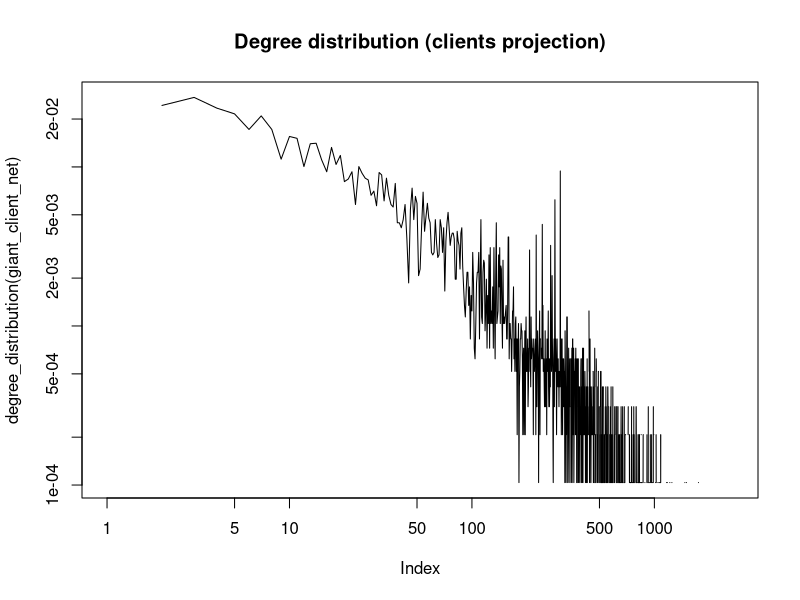
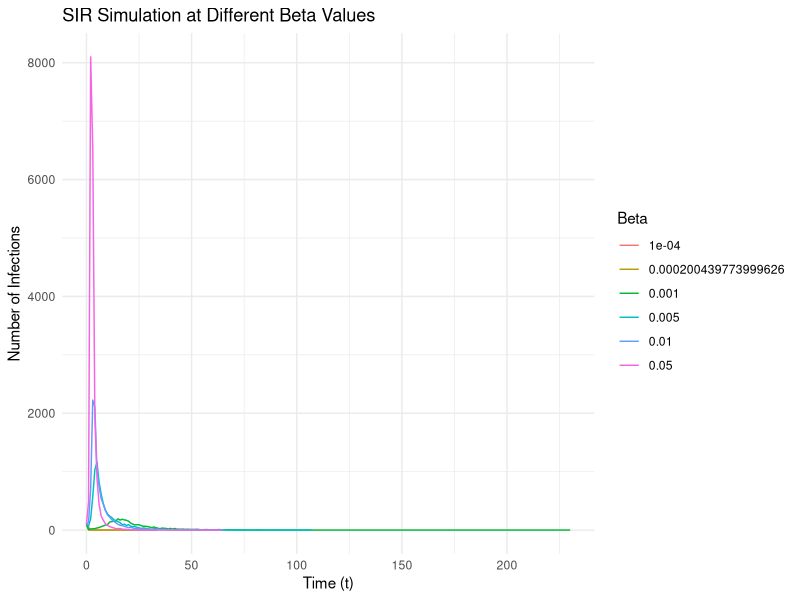

Recreate these plots in R, in order. (Note: a time limit stopped this script after it produced the figures.)
## ---- chunk 1
library(readr)              # read csv 
library(igraph)             # create graph
library(dplyr)
library(ggplot2)
library(purrr)
## ---- chunk 2
edges <- read_csv("network_escorts/edges.csv")
head(edges, 4)

nodes <- read_csv("network_escorts/nodes.csv")
head(nodes, 4)

# Buiding graph from data
g <- graph_from_data_frame(d = edges, vertices = nodes, directed = TRUE)
## ---- chunk 3
colnames(nodes)
## ---- chunk 4
V(g)$type <- V(g)$male == 0

is_bipartite(g)  
table(V(g)$type)
## ---- chunk 5

proj <- bipartite_projection(g)
client_net <- proj$proj2  # proj2 = FALSE = clients


components <- components(client_net)
giant_client_net <- induced_subgraph(client_net, which(components$membership == which.max(components$csize)))

summary(giant_client_net)
plot(degree_distribution(giant_client_net), log = "xy", type = "l",
     main = "Degree distribution (clients projection)")
## ---- chunk 6
mu <- 0.1
k <- degree(giant_client_net)          # our network
k_avg <- mean(k)
k_sq_avg <- mean(k^2)
beta_c <- mu * k_avg / (k_sq_avg - k_avg)
beta_c

## ---- chunk 7
sim_sir <- function(g, beta, mu, seeds){
  state <- rep(0, vcount(g))  # 0 = S
  state[seeds] <- 1           # 1 = I
  t <- 0
  table <- data.frame(t=0, inf=seeds)
  while(sum(state == 1) > 0){
    t <- t + 1
    infected <- which(state == 1)
    state[infected] <- ifelse(runif(length(infected)) < mu, 2, 1)  # Recovery step
    infected <- which(state == 1)
    susceptible <- which(state == 0)
    contacts <- as.numeric(unlist(adjacent_vertices(g, infected)))
    contacts <- contacts[contacts %in% susceptible]
    new_infected <- contacts[runif(length(contacts)) < beta]
    if(length(new_infected) > 0){
      state[new_infected] <- 1
      table <- rbind(table, data.frame(t, inf=new_infected))
    }
  }
  table
}

## ---- chunk 8

generate_seeds <- function(g) {
  sample(1:vcount(g), vcount(g) * 0.01)
}

# different beta-values 
beta_vals <- c(0.0001, beta_c, 0.001, 0.005, 0.01, 0.05)

# simulation for each beat value
results <- map_dfr(beta_vals, function(beta){
  seeds <- generate_seeds(giant_client_net)
  sim <- sim_sir(giant_client_net, beta, mu, seeds)
  sim_summary <- sim %>% group_by(t) %>% summarize(ninf = n())
  sim_summary$beta <- beta
  sim_summary
})

## ---- chunk 9
ggplot(results, aes(x=t, y=ninf, color=factor(beta))) +
  geom_line() +
  labs(title = "SIR Simulation at Different Beta Values",
       x = "Time (t)", y = "Number of Infections",
       color = "Beta") +
  theme_minimal()

## ---- chunk 10
 # Parameters
mu <- 0.1
beta_high <- 0.01  # well above beta_c

# 1% random seeds
random_seeds <- sample(1:vcount(giant_client_net), vcount(giant_client_net) * 0.01)

# Top 1% by closeness centrality
centrality <- closeness(giant_client_net)
centrality_df <- data.frame(node = 1:vcount(giant_client_net), score = centrality)
top_seeds <- centrality_df %>%
  arrange(desc(score)) %>%
  slice_head(n = round(vcount(giant_client_net) * 0.01)) %>%
  pull(node)

# Run SIR simulations
sim_random <- sim_sir(giant_client_net, beta_high, mu, random_seeds)
sim_targeted <- sim_sir(giant_client_net, beta_high, mu, top_seeds)

# a) Total number of infected nodes
total_random <- sim_random %>% distinct(inf) %>% nrow()
total_targeted <- sim_targeted %>% distinct(inf) %>% nrow()
diff_total <- total_targeted - total_random

cat("Random total infected:", total_random, "\n")
cat("Targeted total infected:", total_targeted, "\n")
cat("Difference:", diff_total, "more infected with centrality-based seeding\n")


## ---- chunk 11
# Run again and group by time
sim_random <- sim_sir(giant_client_net, beta_high, mu, random_seeds) %>%
  group_by(t) %>% summarize(ninf = n())

sim_targeted <- sim_sir(giant_client_net, beta_high, mu, top_seeds) %>%
  group_by(t) %>% summarize(ninf = n())

# Time of peak (max infections)
peak_random <- sim_random$t[which.max(sim_random$ninf)]
peak_targeted <- sim_targeted$t[which.max(sim_targeted$ninf)]
diff_peak <- peak_random - peak_targeted

cat("Peak (random):   t =", peak_random, "\n")
cat("Peak (targeted): t =", peak_targeted, "\n")
cat("Difference in peak time:", diff_peak, "time steps earlier with targeted seeding\n")


## ---- chunk 12
sim_sir_quarantine <- function(g, beta, mu, seeds, quarantine_t = 4, quarantine_frac = 0.2, quarantine_duration = 8){
  state <- rep(0, vcount(g))  # 0 = S, 1 = I, 2 = R, 3 = Quarantined (temporary)
  state[seeds] <- 1
  t <- 0
  table <- data.frame(t=0, inf=seeds)
  
  quarantine_nodes <- c()
  quarantine_release_t <- NA
  
  while(sum(state == 1) > 0 || any(state == 3)){
    t <- t + 1

    # Recover infected
    infected <- which(state == 1)
    state[infected] <- ifelse(runif(length(infected)) < mu, 2, 1)
    
    # Quarantine: at time t, choose 20% of susceptible
    if (t == quarantine_t) {
      susceptible <- which(state == 0)
      quarantine_nodes <- sample(susceptible, round(length(susceptible) * quarantine_frac))
      state[quarantine_nodes] <- 3  # Mark as quarantined
      quarantine_release_t <- t + quarantine_duration
    }

    # Release quarantine
    if (!is.na(quarantine_release_t) && t == quarantine_release_t) {
      state[quarantine_nodes] <- 0  # Back to susceptible
    }

    # Infection
    infected <- which(state == 1)
    susceptible <- which(state == 0)
    contacts <- as.numeric(unlist(adjacent_vertices(g, infected)))
    contacts <- contacts[contacts %in% susceptible]
    new_infected <- contacts[runif(length(contacts)) < beta]
    if (length(new_infected) > 0){
      state[new_infected] <- 1
      table <- rbind(table, data.frame(t = t, inf = new_infected))
    }
  }
  table
}

## ---- chunk 13
# Reuse seeds
set.seed(123)
seeds <- sample(1:vcount(giant_client_net), vcount(giant_client_net) * 0.01)

# Run without quarantine
no_q <- sim_sir(giant_client_net, beta_high, mu, seeds) %>%
  group_by(t) %>% summarize(ninf = n()) %>%
  mutate(strategy = "No Quarantine")

# Run with quarantine at t = 4, for 8 steps, 20% of susceptibles
q <- sim_sir_quarantine(giant_client_net, beta_high, mu, seeds,
                        quarantine_t = 4, quarantine_frac = 0.2, quarantine_duration = 8) %>%
  group_by(t) %>% summarize(ninf = n()) %>%
  mutate(strategy = "Quarantine")

# Combine
quarantine_results <- bind_rows(no_q, q)

## ---- chunk 14
ggplot(quarantine_results, aes(x = t, y = ninf, color = strategy)) +
  geom_line() +
  labs(title = "Effect of Quarantine Strategy on Infection Spread",
       x = "Time (t)", y = "Number of Infections",
       color = "Strategy") +
  theme_minimal()

## ---- chunk 15
mu <- 0.1
beta_block <- 0.01  # well above beta_c
n_total <- vcount(giant_client_net)
n_block <- round(n_total * 0.05)
n_seeds <- round((n_total - n_block) * 0.01)

## ---- chunk 16
# Random block
set.seed(123)
blocked_random <- sample(1:n_total, n_block)
g_rand_blocked <- delete_vertices(giant_client_net, blocked_random)

# Random seeds from remaining nodes
seeds_rand <- sample(1:vcount(g_rand_blocked), n_seeds)

# SIR simulation
sim_rand_blocked <- sim_sir(g_rand_blocked, beta_block, mu, seeds_rand)

## ---- chunk 17
# Closeness centrality
centrality <- closeness(giant_client_net)
top_blocked <- order(centrality, decreasing = TRUE)[1:n_block]
g_central_blocked <- delete_vertices(giant_client_net, top_blocked)

# Seeds from remaining nodes
seeds_central <- sample(1:vcount(g_central_blocked), n_seeds)

# SIR simulation
sim_central_blocked <- sim_sir(g_central_blocked, beta_block, mu, seeds_central)

## ---- chunk 18
total_inf_rand <- sim_rand_blocked %>% distinct(inf) %>% nrow()
total_inf_central <- sim_central_blocked %>% distinct(inf) %>% nrow()
diff_total_inf <- total_inf_rand - total_inf_central

cat("Random block infected:", total_inf_rand, "\n")
cat("Centrality block infected:", total_inf_central, "\n")
cat("Difference:", diff_total_inf, "fewer infections with centrality-based blocking\n")

## ---- chunk 19
peak_rand <- sim_rand_blocked %>% group_by(t) %>% summarize(ninf = n()) %>%
  filter(ninf == max(ninf)) %>% pull(t)

peak_central <- sim_central_blocked %>% group_by(t) %>% summarize(ninf = n()) %>%
  filter(ninf == max(ninf)) %>% pull(t)

diff_peak_time <- peak_rand - peak_central

cat("Peak (random):", peak_rand, "\n")
cat("Peak (centrality):", peak_central, "\n")
cat("Difference in peak time:", diff_peak_time, "steps\n")

## ---- chunk 20
# One full SIR simulation
set.seed(123)
seeds <- sample(1:vcount(giant_client_net), vcount(giant_client_net) * 0.01)
sim_data <- sim_sir(giant_client_net, beta = 0.01, mu = 0.1, seeds)

# Features
df <- data.frame(
  node = 1:vcount(giant_client_net),
  degree = degree(giant_client_net),
  closeness = closeness(giant_client_net),
  betweenness = betweenness(giant_client_net),
  pagerank = page_rank(giant_client_net)$vector
)

# Merge with infection time
df <- df %>%
  left_join(sim_data, by = c("node" = "inf")) %>%
  mutate(t = ifelse(is.na(t), max(sim_data$t) + 1, t))  # assign max+1 to uninfected


## ---- chunk 21
model <- lm(t ~ degree + closeness + betweenness + pagerank, data = df)
summary(model)

## ---- chunk 22
df$predicted_t <- predict(model, df)
predicted_seeds <- df %>%
  arrange(predicted_t) %>%
  slice_head(n = round(vcount(giant_client_net) * 0.01)) %>%
  pull(node)

## ---- chunk 23
sim_predicted <- sim_sir(giant_client_net, beta = 0.01, mu = 0.1, predicted_seeds)

## ---- chunk 24
sim_rand <- sim_sir(giant_client_net, beta = 0.01, mu = 0.1,
                    sample(1:vcount(giant_client_net), vcount(giant_client_net) * 0.01))

sim_central <- sim_sir(giant_client_net, beta = 0.01, mu = 0.1, top_seeds)

## ---- chunk 25
prepare_plot <- function(sim, label) {
  sim %>% group_by(t) %>% summarize(ninf = n()) %>% mutate(type = label)
}

df_all <- bind_rows(
  prepare_plot(sim_rand, "Random"),
  prepare_plot(sim_central, "Centrality"),
  prepare_plot(sim_predicted, "Predicted")
)

ggplot(df_all, aes(x = t, y = ninf, color = type)) +
  geom_line() +
  labs(title = "SIR Spread by Seed Strategy",
       x = "Time", y = "New Infections", color = "Seeding Strategy") +
  theme_minimal()
